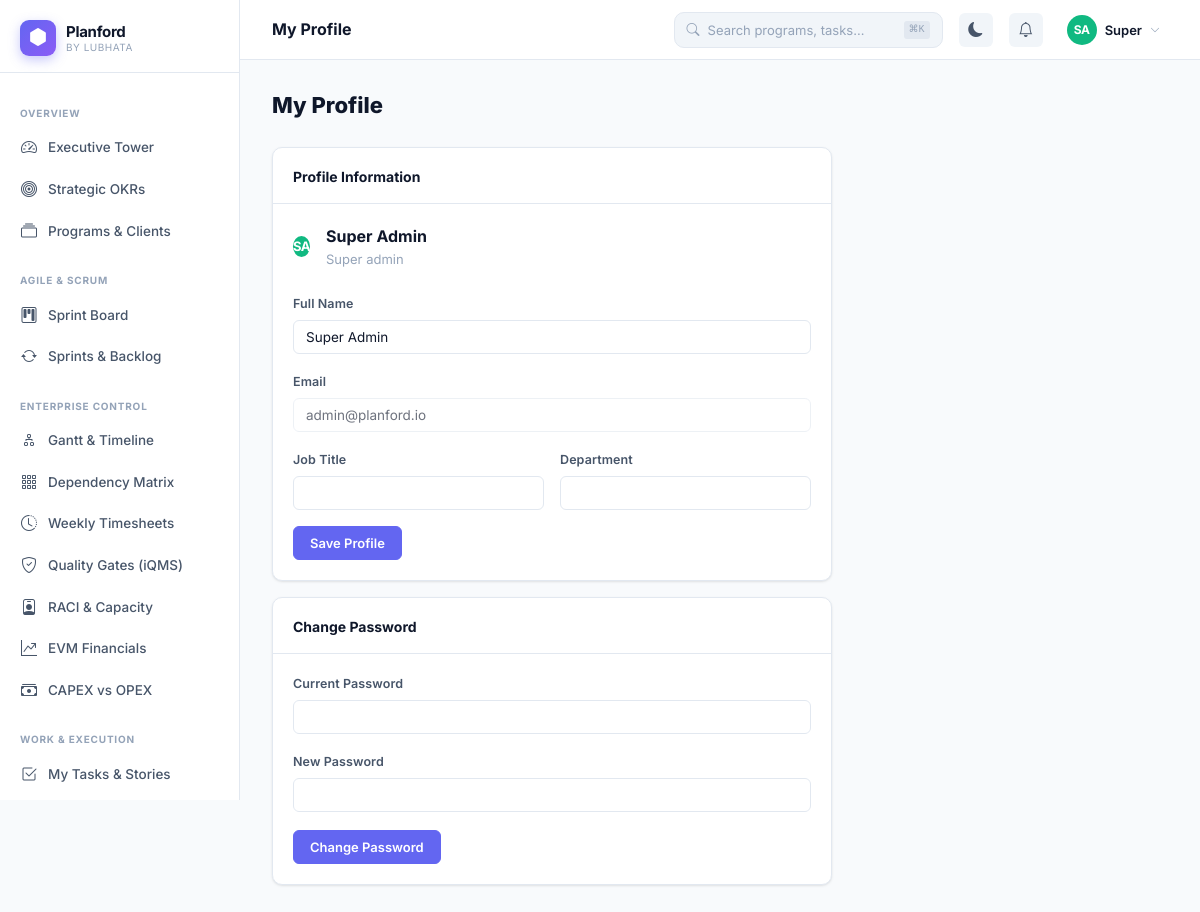
Screenshot of /profile (signed in) with the database file from the repository.
### tables this page shows
CREATE TABLE `users` (
  `id` int unsigned NOT NULL AUTO_INCREMENT,
  `org_id` int unsigned NOT NULL,
  `name` varchar(120) NOT NULL,
  `email` varchar(150) NOT NULL,
  `password` varchar(255) NOT NULL,
  `role` enum('super_admin','org_admin','pm','member','stakeholder','viewer') NOT NULL DEFAULT 'member',
  `avatar` varchar(300) DEFAULT NULL,
  `title` varchar(100) DEFAULT NULL,
  `department` varchar(100) DEFAULT NULL,
  `is_active` tinyint(1) NOT NULL DEFAULT '1',
  `last_login` datetime DEFAULT NULL,
  `timezone` varchar(60) DEFAULT 'Asia/Kolkata',
  `settings` json DEFAULT NULL,
  `created_at` datetime NOT NULL DEFAULT CURRENT_TIMESTAMP,
  PRIMARY KEY (`id`),
  UNIQUE KEY `email_org` (`email`,`org_id`),
  KEY `org_id` (`org_id`)
);

### src/Models/DB.php (called while the page is built, shortened)
<?php
class DB {
    private static ?DB $instance = null;
    private mysqli $conn;
    private function __construct() {
        $this->conn = new mysqli(DB_HOST, DB_USER, DB_PASS, DB_NAME, DB_PORT);
        $this->conn->set_charset('utf8mb4');
        $this->conn->query("SET time_zone = '+05:30'");
    }
    public static function get(): self {
        if (!self::$instance) self::$instance = new self();
        return self::$instance;
    }
    private function types(array $params): string {
        return implode('', array_map(fn($v) =>
            is_int($v) ? 'i' : (is_float($v) ? 'd' : 's'), $params));
    }
    public function query(string $sql, array $params = []): mysqli_result|bool {
        $stmt = $this->conn->prepare($sql);
        $stmt->bind_param($this->types($params), ...$params);
        $stmt->execute();
        $result = $stmt->get_result();
        return $result !== false ? $result : true;
    }
    public function fetchOne(string $sql, array $params = []): ?array {
        $r = $this->query($sql, $params);
        return $r->fetch_assoc() ?: null;
    }
}
function db(): DB { return DB::get(); }

### views/profile/index.php (the view, shortened to what this page needs)
<?php
requireAuth(); $db=db(); $uid=authId(); $errors=[]; $success='';
$user=$db->fetchOne("SELECT * FROM users WHERE id=?",[$uid]);
$pageTitle='My Profile'; ob_start();
?>
<div style="max-width:560px">
  <h1 style="font-size:22px;font-weight:800;margin-bottom:24px">My Profile</h1>
  <div class="pf-card mb-4">
    <div class="pf-card-header"><div class="pf-card-title">Profile Information</div></div>
    <div class="pf-card-body">
      <div style="display:flex;align-items:center;gap:16px;margin-bottom:24px">
        <?= avatar($user['name'],'',56) ?>
        <div><div class="fw-700" style="font-size:16px"><?= e($user['name']) ?></div><div style="font-size:13px;color:var(--pf-text-3)"><?= e(ucfirst(str_replace('_',' ',$user['role']))) ?></div></div>
      </div>
      <form method="POST">
        <div class="pf-form-group"><label class="pf-label">Full Name</label><input type="text" name="name" class="pf-input" value="<?= e($user['name']) ?>"></div>
        <div class="pf-form-group"><label class="pf-label">Email</label><input type="email" class="pf-input" value="<?= e($user['email']) ?>" disabled style="opacity:.6"></div>
        <div class="pf-form-row mb-4">
          <div class="pf-form-group mb-0"><label class="pf-label">Job Title</label><input type="text" name="title" class="pf-input" value="<?= e($user['title']??'') ?>"></div>
          <div class="pf-form-group mb-0"><label class="pf-label">Department</label><input type="text" name="department" class="pf-input" value="<?= e($user['department']??'') ?>"></div>
        </div>
        <button type="submit" class="btn btn-primary">Save Profile</button>
      </form>
    </div>
  </div>
  <div class="pf-card">
    <div class="pf-card-header"><div class="pf-card-title">Change Password</div></div>
    <div class="pf-card-body">
      <form method="POST">
        <div class="pf-form-group"><label class="pf-label">Current Password</label><input type="password" name="cur_password" class="pf-input"></div>
        <div class="pf-form-group"><label class="pf-label">New Password</label><input type="password" name="new_password" class="pf-input" minlength="8"></div>
        <button type="submit" class="btn btn-primary">Change Password</button>
      </form>
    </div>
  </div>
</div>
<?php $content=ob_get_clean(); require VIEW_PATH.'layouts/app.php';

### src/Helpers/helpers.php (shortened to what this page needs)
<?php
function auth(): ?array {
    return $_SESSION['pf_user'] ?? null;
}
function authId(): int {
    return (int)($_SESSION['pf_user']['id'] ?? 0);
}
function currentPath(): string {
    return parse_url($_SERVER['REQUEST_URI'], PHP_URL_PATH);
}
function url(string $path = ''): string {
    return rtrim(APP_URL, '/') . '/' . ltrim($path, '/');
}
function isActive(string ...$paths): string {
    $current = currentPath();
    return '';
}
function e(mixed $v): string {
    return htmlspecialchars((string)$v, ENT_QUOTES | ENT_HTML5, 'UTF-8');
}
function avatar(string $name, string $color = '', string $size = '36px'): string {
    $initials = implode('', array_map(fn($w) => strtoupper($w[0]), array_slice(explode(' ', trim($name)), 0, 2)));
    if (!$color) {
        $colors = ['#6366f1','#8b5cf6','#ec4899','#06b6d4','#10b981','#f59e0b','#ef4444','#3b82f6'];
        $color  = $colors[crc32($name) % count($colors)];
    }
    return "<div class='pf-avatar' style='width:$size;height:$size;background:$color;font-size:calc($size * 0.4)'>{$initials}</div>";
}

### index.php (shortened to what this page needs)
<?php
require_once __DIR__ . '/src/Models/DB.php';
require_once __DIR__ . '/src/Helpers/helpers.php';
$uri    = parse_url($_SERVER['REQUEST_URI'], PHP_URL_PATH);
$base   = parse_url(APP_URL, PHP_URL_PATH);
$path   = '/' . trim(substr($uri, strlen($base)), '/');
foreach ($routes as $route => [$view, $roles]) {
    if ($path === $route || $path === $route . '/') {
        require VIEW_PATH . str_replace('/', DIRECTORY_SEPARATOR, $view) . '.php';
        break;
    }
}

### views/layouts/app.php (shortened to what this page needs)
<!DOCTYPE html>
<html lang="en" data-theme="light">
<head>
<link href="https://cdn.jsdelivr.net/npm/bootstrap-icons@1.11.3/font/bootstrap-icons.min.css" rel="stylesheet">
<link href="<?= url('assets/css/planford.css') ?>" rel="stylesheet">
</head>
<body>
<div class="pf-shell">
  <aside class="pf-sidebar">
    <a href="<?= url('dashboard') ?>" class="pf-sidebar-logo">
      <div class="pf-logo-icon"><i class="bi bi-hexagon-fill"></i></div>
      <div class="pf-logo-text">
        <div class="pf-logo-name"><?= APP_NAME ?></div>
        <div class="pf-logo-by">by <?= APP_COMPANY ?></div>
      </div>
    </a>
    <nav class="pf-sidebar-nav">
      <div class="pf-nav-section"><span class="pf-nav-label">Overview</span></div>
      <a href="<?= url('dashboard') ?>" class="pf-nav-item <?= isActive('/dashboard', '/') ?>">
        <i class="bi bi-speedometer2"></i> Executive Tower
      </a>
      <a href="<?= url('portfolio/okrs') ?>" class="pf-nav-item <?= isActive('/portfolio/okrs') ?>">
        <i class="bi bi-bullseye"></i> Strategic OKRs
      </a>
      <a href="<?= url('programs') ?>" class="pf-nav-item <?= isActive('/programs') ?>">
        <i class="bi bi-collection"></i> Programs & Clients
      </a>
      <div class="pf-nav-section"><span class="pf-nav-label">Agile & Scrum</span></div>
      <a href="<?= url('agile/board') ?>" class="pf-nav-item <?= isActive('/agile/board') ?>">
        <i class="bi bi-kanban"></i> Sprint Board
      </a>
      <a href="<?= url('sprints') ?>" class="pf-nav-item <?= isActive('/sprints') ?>">
        <i class="bi bi-arrow-repeat"></i> Sprints & Backlog
      </a>
      <div class="pf-nav-section"><span class="pf-nav-label">Enterprise Control</span></div>
      <a href="<?= url('gantt') ?>" class="pf-nav-item <?= isActive('/gantt') ?>">
        <i class="bi bi-diagram-2"></i> Gantt & Timeline
      </a>
      <a href="<?= url('gantt/matrix') ?>" class="pf-nav-item <?= isActive('/gantt/matrix') ?>">
        <i class="bi bi-grid-3x3-gap"></i> Dependency Matrix
      </a>
      <a href="<?= url('timesheets') ?>" class="pf-nav-item <?= isActive('/timesheets') ?>">
        <i class="bi bi-clock-history"></i> Weekly Timesheets
      </a>
      <a href="<?= url('governance/gates') ?>" class="pf-nav-item <?= isActive('/governance/gates') ?>">
        <i class="bi bi-shield-check"></i> Quality Gates (iQMS)
      </a>
      <a href="<?= url('capacity') ?>" class="pf-nav-item <?= isActive('/capacity') ?>">
        <i class="bi bi-person-badge"></i> RACI & Capacity
      </a>
      <a href="<?= url('evm') ?>" class="pf-nav-item <?= isActive('/evm') ?>">
        <i class="bi bi-graph-up-arrow"></i> EVM Financials
      </a>
      <a href="<?= url('financials/capex') ?>" class="pf-nav-item <?= isActive('/financials/capex') ?>">
        <i class="bi bi-cash-stack"></i> CAPEX vs OPEX
      </a>
      <div class="pf-nav-section"><span class="pf-nav-label">Work & Execution</span></div>
      <a href="<?= url('tasks') ?>" class="pf-nav-item <?= isActive('/tasks') ?>">
        <i class="bi bi-check2-square"></i> My Tasks & Stories
      </a>
      <a href="<?= url('milestones') ?>" class="pf-nav-item <?= isActive('/milestones') ?>">
      </a>
    </nav>
  </aside>
  <main class="pf-main">
    <header class="pf-topbar">
      <div class="pf-topbar-title">
        <?= e($pageTitle ?? 'Dashboard') ?>
      </div>
      <div class="pf-search">
        <i class="bi bi-search" style="color:var(--pf-text-3);font-size:13px"></i>
        <input type="text" id="globalSearch" placeholder="Search programs, tasks…" autocomplete="off">
        <kbd style="font-size:10px;color:var(--pf-text-3);background:var(--pf-border);padding:1px 5px;border-radius:3px">⌘K</kbd>
      </div>
      <button id="themeToggle" onclick="Theme.toggle()" style="border:none;background:var(--pf-surface2);color:var(--pf-text-2);width:34px;height:34px;border-radius:var(--pf-radius-sm);cursor:pointer;display:flex;align-items:center;justify-content:center;font-size:15px;flex-shrink:0">
      </button>
      <div class="pf-dropdown">
        <button data-dropdown style="border:none;background:var(--pf-surface2);color:var(--pf-text-2);width:34px;height:34px;border-radius:var(--pf-radius-sm);cursor:pointer;display:flex;align-items:center;justify-content:center;font-size:15px;position:relative;flex-shrink:0">
          <i class="bi bi-bell"></i>
        </button>
      </div>
      <div class="pf-dropdown">
        <?php $u = auth(); ?>
        <button data-dropdown style="border:none;background:none;cursor:pointer;display:flex;align-items:center;gap:8px;padding:4px 8px;border-radius:var(--pf-radius-sm)">
          <?= avatar($u['name'] ?? 'U', '', '30px') ?>
          <span style="font-size:13px;font-weight:600;color:var(--pf-text)"><?= e(explode(' ', $u['name'] ?? 'User')[0]) ?></span>
          <i class="bi bi-chevron-down" style="font-size:10px;color:var(--pf-text-3)"></i>
        </button>
      </div>
    </header>
    <div class="pf-content fade-in">
      <?= $content ?? '' ?>
    </div>
  </main>
</div>
</body>
</html>

### rows the page displays
users: name "SA SA", name "Super", name "Super Admin", role "Super admin", email "admin@planford.io"
